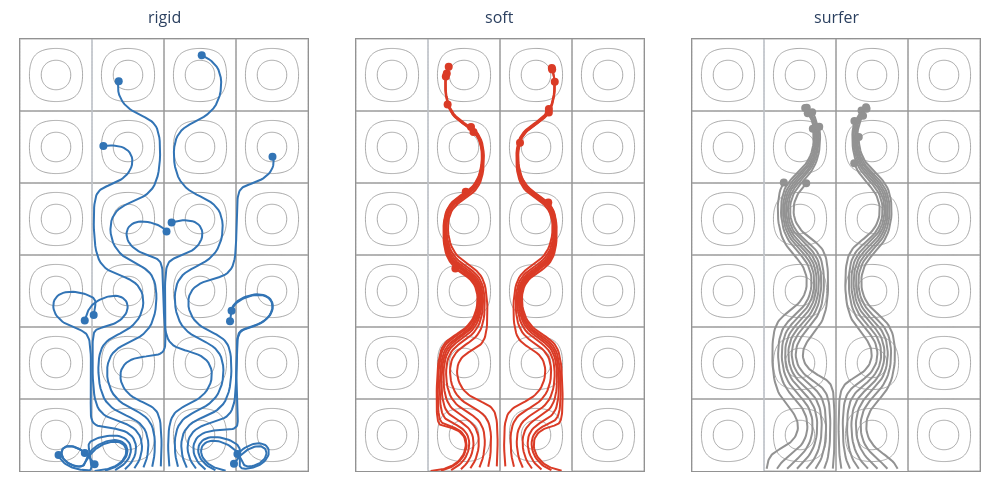

Notebook cell for this chart:
### Code cell
colors=[BLUEACCENT, REDACCENT, GREY]

# --- Compute global bounds across ALL trajectories ---
all_y = np.concatenate([p[:,1] for p in poss + rigid_poss + surfer_poss])
all_z = np.concatenate([p[:,2] for p in poss + rigid_poss + surfer_poss])
# all_y = np.concatenate([np.array(jnp.array([t[0] for t in traj])[:, 1]) for traj in trajectories + rigid_trajectories + surfer_trajectories])
# all_z = np.concatenate([np.array(jnp.array([t[0] for t in traj])[:, 2]) for traj in trajectories + rigid_trajectories + surfer_trajectories])

Y_MIN, Y_MAX = bounds_2pi(all_y.min(), all_y.max())
Z_MIN, Z_MAX = bounds_2pi(all_z.min(), all_z.max())

GRID_STEP = 1
y_ticks, _ = pi_ticks(Y_MIN, Y_MAX, step_pi=GRID_STEP)
z_ticks, _ = pi_ticks(Z_MIN, Z_MAX, step_pi=GRID_STEP)

ASPECT     = (Y_MAX - Y_MIN)
FIG_WIDTH  = 1000   # total width for both panels
FIG_HEIGHT = int((FIG_WIDTH / 3) * (Z_MAX - Z_MIN) / ASPECT)

fig = make_subplots(rows=1, cols=3, subplot_titles=("rigid", "soft", "surfer"),
                    horizontal_spacing=0.05)

#
ny, nz = 300, 300
y_grid = np.linspace(Y_MIN, Y_MAX, ny)
z_grid = np.linspace(Z_MIN, Z_MAX, nz)
Y, Z   = np.meshgrid(y_grid, z_grid)

omega = 1.0
PSI   = 0.5 * omega * np.sin(Y) * np.sin(Z)

# --- Streamlines: add to all subplots ---
for col in [1, 2, 3]:
    fig.add_trace(go.Contour(
        x=y_grid, y=z_grid, z=PSI,
        ncontours = 8,
        contours  = dict(coloring='none', showlines=True),
        line      = dict(color=GREY, width=0.8),
        showscale = False,
        showlegend= False,
        hoverinfo = 'skip',
    ), row=1, col=col)

# --- Helper to add one set of trajectories to a given col ---
def add_trajectories(fig, pos_list, col):
    for (positions, x_init) in zip(pos_list, Y_INIT_POSITIONS):
        y_pos = np.array(positions[:, 1])
        z_pos = np.array(positions[:, 2])
        label = f"y₀={x_init/np.pi:.2g}π"

        fig.add_trace(go.Scatter(
            x=y_pos, y=z_pos,
            mode='lines',
            line=dict(color=colors[col-1], width=2),
            name=label, showlegend=False,
            hovertemplate=f"Y=%{{x:.3f}}<br>Z=%{{y:.3f}}<extra>{label}</extra>",
        ), row=1, col=col)
        
        fig.add_trace(go.Scatter(
            x=[y_pos[-1]], y=[z_pos[-1]],
            mode='markers',
            marker=dict(color=colors[col-1], size=8, symbol=['circle', 'square']),
            showlegend=False,
            hovertemplate=f"%{{text}}<extra>{label}</extra>",
            text=['start', 'end'],
        ), row=1, col=col)

add_trajectories(fig, rigid_poss,  col=1)
add_trajectories(fig, poss,        col=2)
add_trajectories(fig, surfer_poss, col=3)

# --- Shared axis style ---
axis_style = dict(
    showticklabels=False,
    showgrid=True, gridcolor=GREY, gridwidth=1,
    zeroline=True, linecolor=GREY, mirror=True,
    title=None,
    constrain='domain',
)

fig.update_layout(
    template='plotly_white',
    plot_bgcolor='white',
    paper_bgcolor='white',
    width=FIG_WIDTH,
    height=FIG_HEIGHT,
    margin=dict(l=20, r=20, t=30, b=20),
    showlegend=False,
    xaxis=dict(**axis_style, range=[Y_MIN, Y_MAX], scaleanchor='y',  scaleratio=1, tickvals=y_ticks),
    yaxis=dict(**axis_style, range=[Z_MIN, Z_MAX], constraintoward='center', tickvals=z_ticks),
    xaxis2=dict(**axis_style, range=[Y_MIN, Y_MAX], scaleanchor='y2', scaleratio=1, tickvals=y_ticks),
    yaxis2=dict(**axis_style, range=[Z_MIN, Z_MAX], constraintoward='center', tickvals=z_ticks),
    xaxis3=dict(**axis_style, range=[Y_MIN, Y_MAX], scaleanchor='y3', scaleratio=1, tickvals=y_ticks),
    yaxis3=dict(**axis_style, range=[Z_MIN, Z_MAX], constraintoward='center', tickvals=z_ticks),
    )
